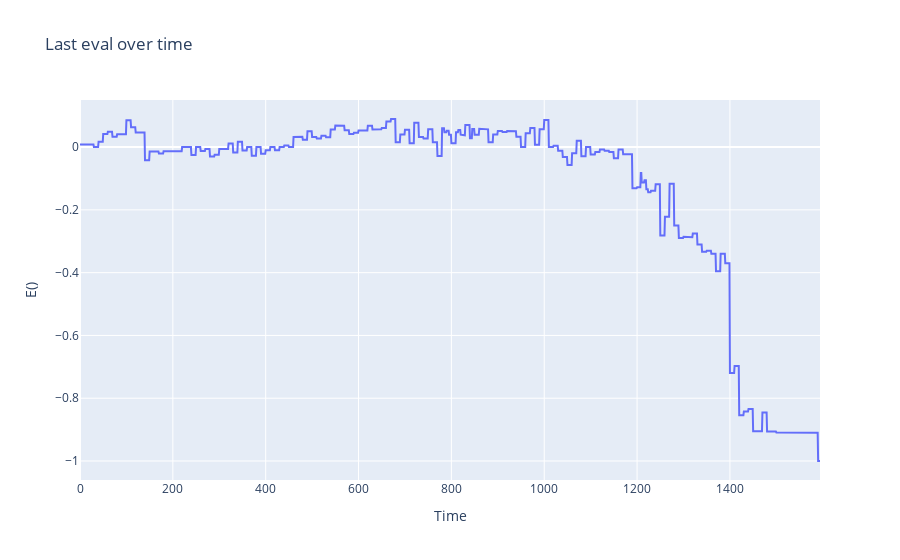

The notebook cell saved with this chart:
### Code cell
#plot last positives
fig = go.Figure()
fig.add_trace(go.Scatter(x=np.arange(len(lasts)), y=lasts, mode='lines'))
fig.update_layout(title='Last eval over time', xaxis_title='Time', yaxis_title='E()')
fig.show()

### Figure 1 — Plotly figure (JSON) as saved in the notebook; plotly's stock layout.template omitted (floating-point values rounded to 4 significant figures; data arrays with more than 128 entries replaced by an {"elided": "..."} marker saying what was removed)
{"data": [{"mode": "lines", "type": "scatter", "x": {"elided": "1595 int values"}, "y": {"elided": "1595 float values"}}], "layout": {"title": {"text": "Last eval over time"}, "xaxis": {"title": {"text": "Time"}}, "yaxis": {"title": {"text": "E()"}}}}
